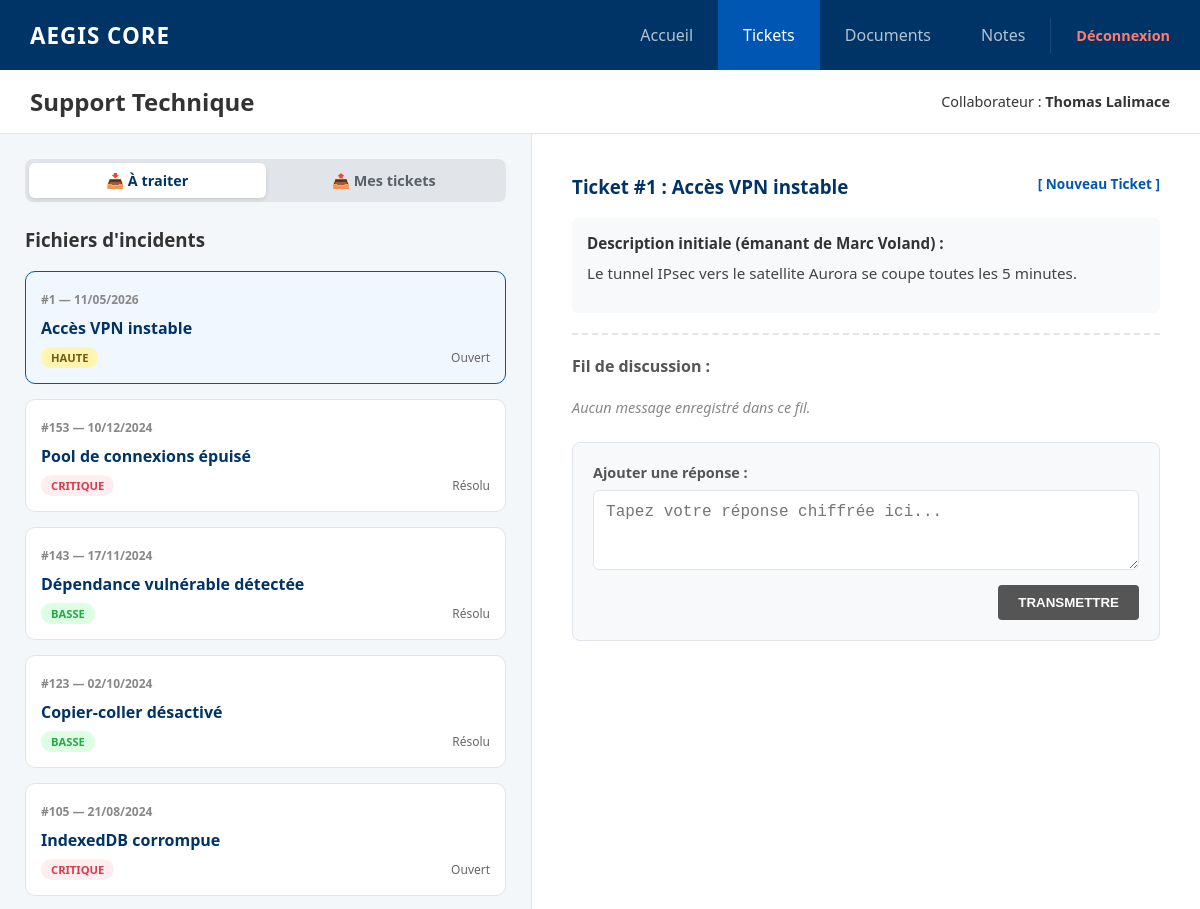
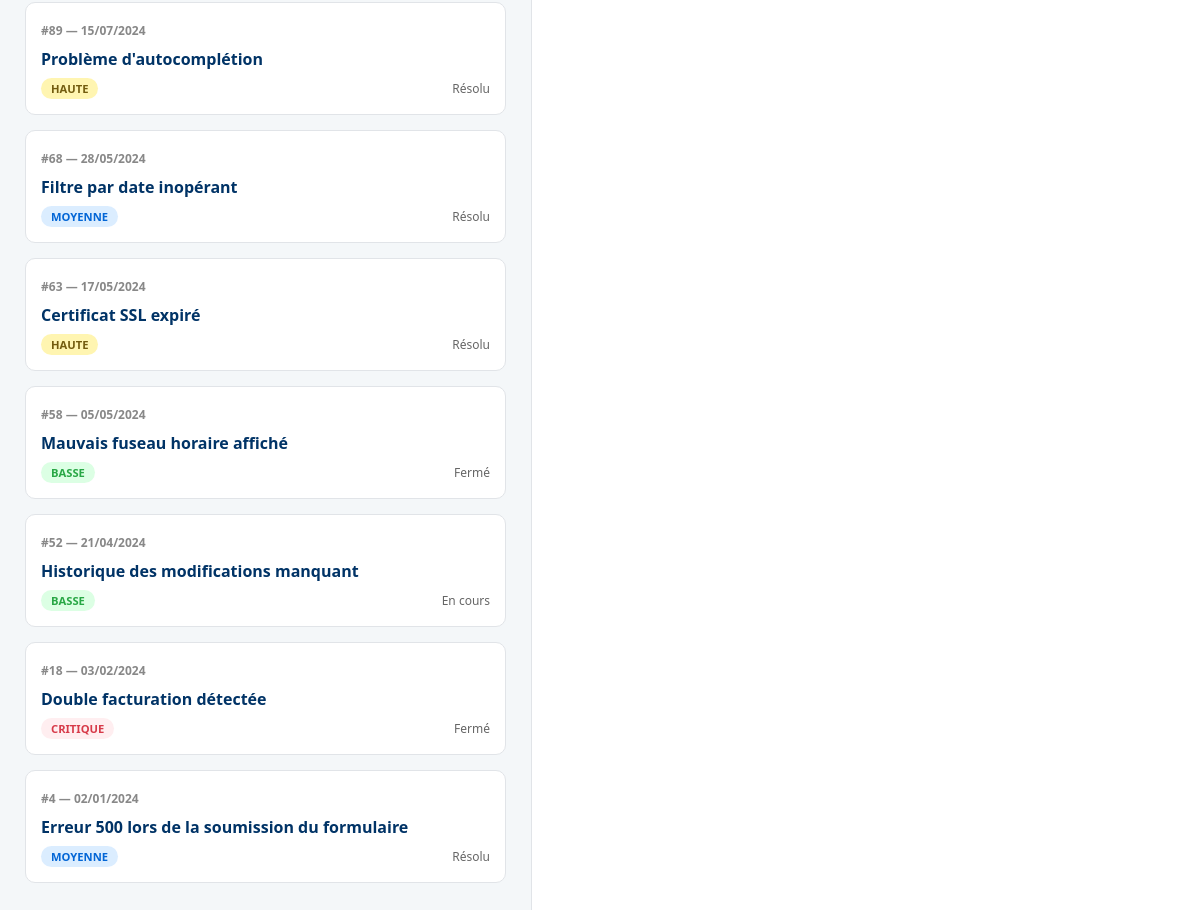
The page /intranet/tickets.php?view=assigned&ticket_id=1 (signed in) on the database its author committed (2 pictures, top to bottom).
### tables this page shows
CREATE TABLE IF NOT EXISTS `tickets` (
  `id` int(11) NOT NULL AUTO_INCREMENT,
  `titre` varchar(255) NOT NULL,
  `description` text NOT NULL,
  `priorite` enum('Basse','Moyenne','Haute','Critique') DEFAULT 'Moyenne',
  `statut` enum('Ouvert','En cours','Résolu','Fermé') DEFAULT 'Ouvert',
  `auteur_id` int(11) NOT NULL,
  `assigne_a` int(11) NOT NULL,
  `date_creation` timestamp NULL DEFAULT current_timestamp(),
  PRIMARY KEY (`id`),
  KEY `auteur_id` (`auteur_id`),
  KEY `assigne_a` (`assigne_a`)
);

CREATE TABLE IF NOT EXISTS `users` (
  `id` int(11) NOT NULL AUTO_INCREMENT,
  `username` varchar(50) NOT NULL,
  `password` varchar(255) NOT NULL,
  `nom` varchar(50) NOT NULL,
  `prenom` varchar(50) NOT NULL,
  `email` varchar(100) NOT NULL,
  `matricule` varchar(20) NOT NULL,
  `poste` varchar(100) DEFAULT NULL,
  `departement` varchar(50) DEFAULT NULL,
  `bureau` varchar(20) DEFAULT NULL,
  `niveau_accreditation` enum('Public','Confidentiel','Secret Défense','Top Secret') DEFAULT 'Public',
  `statut_compte` enum('Actif','Suspendu') DEFAULT 'Actif',
  `derniere_connexion` datetime DEFAULT NULL,
  PRIMARY KEY (`id`),
  UNIQUE KEY `username` (`username`),
  UNIQUE KEY `matricule` (`matricule`)
);

### intranet/tickets.php (the view, shortened to what this page needs)
<?php
require_once 'db_config.php';
$user_id = $_SESSION['user_id'];
$user_nom = $_SESSION['prenom'] . " " . $_SESSION['nom'];
$view = isset($_GET['view']) ? $_GET['view'] : 'assigned';
if ($view === 'my_tickets') {
    $sql_list = "SELECT * FROM tickets WHERE auteur_id = ? ORDER BY date_creation DESC";
} else {
    $sql_list = "SELECT * FROM tickets WHERE assigne_a = ? ORDER BY date_creation DESC";
}
$stmt_l = $pdo->prepare($sql_list);
$stmt_l->execute([$user_id]);
$tickets = $stmt_l->fetchAll();
$selected_ticket = null;
$messages = [];
$is_forbidden_ticket = false;
if (isset($_GET['ticket_id'])) {
    $ticket_id = (int)$_GET['ticket_id'];
    if ($user_id == 2 && $ticket_id == 161) {
        $is_forbidden_ticket = true;
    } else {
        $stmt_t = $pdo->prepare("SELECT t.*, u.prenom as aut_prenom, u.nom as aut_nom FROM tickets t JOIN users u ON t.auteur_id = u.id WHERE t.id = ?");
        $stmt_t->execute([$ticket_id]);
        $selected_ticket = $stmt_t->fetch();
        if ($selected_ticket) {
            $sql_msg = "SELECT m.*, u.prenom, u.nom, u.poste
                        FROM ticket_messages m
                        JOIN users u ON m.auteur_id = u.id
                        WHERE m.ticket_id = ?
                        ORDER BY m.date_envoi ASC";
            $stmt_msg = $pdo->prepare($sql_msg);
            $stmt_msg->execute([$ticket_id]);
            $messages = $stmt_msg->fetchAll();
        }
    }
}
?>
<!DOCTYPE html>
<html lang="fr">
<head>
</head>
<body>
    <nav class="navbar">
        <div class="navbar-header">AEGIS CORE</div>
        <div class="nav-container">
            <ul class="nav-links">
                <li><a href="dashboard.php">Accueil</a></li>
                <li><a href="tickets.php" class="active">Tickets</a></li>
                <li><a href="documents.php">Documents</a></li>
                <li><a href="notes.php">Notes</a></li>
            </ul>
            <div class="logout-section">
                <a href="logout.php" style="color: #ff7b72; text-decoration: none; font-size: 0.9rem; font-weight: bold;">Déconnexion</a>
            </div>
        </div>
    </nav>
    <div class="main-wrapper">
        <header class="top-nav">
            <h2 style="margin:0;">Support Technique</h2>
            <div style="font-size: 0.9rem;">Collaborateur : <strong><?php echo htmlspecialchars($user_nom); ?></strong></div>
        </header>
        <div class="split-view">
            <div class="panel-list">
                <div class="tabs">
                    <a href="?view=assigned" class="tab-link <?php echo ($view === 'assigned') ? 'active' : ''; ?>">📥 À traiter</a>
                    <a href="?view=my_tickets" class="tab-link <?php echo ($view === 'my_tickets') ? 'active' : ''; ?>">📤 Mes tickets</a>
                </div>
                <h3 style="margin-top:0;">Fichiers d'incidents</h3>
                <?php if (count($tickets) > 0): ?>
                    <?php foreach ($tickets as $t): ?>
                        <?php $isSelected = (isset($_GET['ticket_id']) && $_GET['ticket_id'] == $t['id']) ? 'selected' : ''; ?>
                        <a href="?view=<?php echo $view; ?>&ticket_id=<?php echo $t['id']; ?>" class="ticket-card <?php echo $isSelected; ?>">
                            <span class="t-id">#<?php echo $t['id']; ?> — <?php echo date('d/m/Y', strtotime($t['date_creation'])); ?></span>
                            <span class="t-title"><?php echo htmlspecialchars($t['titre']); ?></span>
                            <div style="display:flex; justify-content: space-between; align-items: center;">
                                <span class="badge prio-<?php echo $t['priorite']; ?>"><?php echo $t['priorite']; ?></span>
                                <span style="font-size: 0.75rem; color: #666;"><?php echo htmlspecialchars($t['statut']); ?></span>
                            </div>
                        </a>
                    <?php endforeach; ?>
                <?php else: ?>
                    <p style="color: #666; font-style: italic;">Aucun ticket à afficher.</p>
                <?php endif; ?>
            </div>
            <div class="panel-form">
                <?php if ($is_forbidden_ticket): ?>
                    <div style="text-align: center; padding: 40px; border: 1px dashed #d73a49; background: #fff5f5; border-radius: 8px;">
                        <h3 style="color: #d73a49; margin-top: 0;">🚫 ACCÈS REFUSÉ</h3>
                        <p style="font-size: 0.95rem; color: #555;">
                            Vous ne disposez pas des accréditations de sécurité nécessaires pour ouvrir ce dossier d'incident chiffré.
                        </p>
                        <p style="font-size: 0.85rem; color: #888;">Code: ERR_NETWORK_ISOLATION_REPARTITION</p>
                    </div>
                <?php elseif ($selected_ticket): ?>
                    <div style="display:flex; justify-content:space-between; align-items:flex-start;">
                        <h3 style="margin-top:0; color:var(--aegis-blue);">Ticket #<?php echo $selected_ticket['id']; ?> : <?php echo htmlspecialchars($selected_ticket['titre']); ?></h3>
                        <a href="tickets.php?view=<?php echo $view; ?>" style="font-size:0.85rem; color:var(--aegis-light-blue); text-decoration:none; font-weight:bold;">[ Nouveau Ticket ]</a>
                    </div>
                    <div style="background:#f8f9fa; padding:15px; border-radius:6px; margin-bottom:20px; font-size:0.95rem;">
                        <strong>Description initiale (émanant de <?php echo htmlspecialchars($selected_ticket['aut_prenom'] . ' ' . $selected_ticket['aut_nom']); ?>) :</strong><br>
                        <p style="white-space: pre-wrap; margin-top:10px; color:#444;"><?php echo htmlspecialchars($selected_ticket['description']); ?></p>
                    </div>
                    <div class="chat-container">
                        <h4 style="margin-top:0; color:#555;">Fil de discussion :</h4>
                        <?php if (count($messages) > 0): ?>
                            <?php foreach ($messages as $msg): ?>
                                <?php
                                    $bubble_class = "";
                                    if ($msg['auteur_id'] == 1) { $bubble_class = "admin-reply"; }
                                    elseif ($msg['auteur_id'] == 3) { $bubble_class = "direction-reply"; }
                                ?>
                                <div class="msg-bubble <?php echo $bubble_class; ?>">
                                    <div class="msg-header">
                                        <span>👤 <?php echo htmlspecialchars($msg['prenom'] . ' ' . $msg['nom'] . ' (' . $msg['poste'] . ')'); ?></span>
                                        <span>📅 <?php echo date('d/m/Y H:i', strtotime($msg['date_envoi'])); ?></span>
                                    </div>
                                    <div style="white-space: pre-wrap; font-size:0.95rem; line-height:1.4;"><?php echo htmlspecialchars($msg['message']); ?></div>
                                </div>
                            <?php endforeach; ?>
                        <?php else: ?>
                            <p style="color: #888; font-style: italic; font-size:0.9rem; margin-bottom:20px;">Aucun message enregistré dans ce fil.</p>
                        <?php endif; ?>
                    </div>
                    <div class="reply-box">
                        <form action="" method="POST">
                            <div class="form-group" style="margin-bottom:10px;">
                                <label for="reply_message" style="font-size:0.9rem; color:#555;">Ajouter une réponse :</label>
                                <textarea name="reply_message" id="reply_message" rows="3" required placeholder="Tapez votre réponse chiffrée ici..."></textarea>
                            </div>
                            <button type="submit" name="post_message" class="btn-reply">TRANSMETTRE</button>
                        </form>
                    </div>
                <?php endif; ?>
            </div>
        </div>
    </div>
</body>
</html>

### intranet/tickets.php (style rules this page uses)
:root { --aegis-blue: #003366; --aegis-light-blue: #0056b3; --bg-gray: #f4f7f9; --border: #e1e4e8; --text-dark: #333; }
body { margin: 0; font-family: 'Segoe UI', sans-serif; background-color: #fff; color: var(--text-dark); }
.navbar { background-color: var(--aegis-blue); color: white; display: flex; align-items: center; justify-content: space-between; padding: 0 30px; height: 70px; }
.navbar-header { font-size: 1.4rem; font-weight: bold; letter-spacing: 1px; }
.nav-container { display: flex; align-items: center; height: 100%; }
.nav-links { list-style: none; padding: 0; margin: 0; display: flex; height: 100%; }
.nav-links li a { display: flex; align-items: center; padding: 0 25px; color: rgba(255,255,255,0.7); text-decoration: none; transition: 0.3s; height: 100%; box-sizing: border-box; }
.nav-links li a:hover, .nav-links li a.active { background-color: var(--aegis-light-blue); color: white; }
.logout-section { display: flex; align-items: center; padding-left: 25px; border-left: 1px solid rgba(255,255,255,0.1); height: 50%; }
.main-wrapper { display: flex; flex-direction: column; height: calc(100vh - 70px); overflow: hidden; }
.top-nav { padding: 15px 30px; border-bottom: 1px solid var(--border); display: flex; justify-content: space-between; align-items: center; background: #fff; }
.split-view { display: flex; flex-grow: 1; overflow: hidden; }
.panel-list { width: 45%; background-color: var(--bg-gray); border-right: 1px solid var(--border); padding: 25px; overflow-y: auto; }
.panel-form { width: 55%; padding: 40px; overflow-y: auto; }
.tabs { display: flex; background: #e1e4e8; padding: 4px; border-radius: 8px; margin-bottom: 25px; }
.tab-link { flex: 1; text-align: center; padding: 8px; text-decoration: none; color: #586069; font-size: 0.9rem; font-weight: 600; border-radius: 6px; transition: 0.2s; }
.tab-link.active { background: white; color: var(--aegis-blue); box-shadow: 0 2px 4px rgba(0,0,0,0.1); }
.ticket-card { background: white; border: 1px solid var(--border); border-radius: 10px; padding: 15px; margin-bottom: 15px; transition: 0.2s; cursor: pointer; text-decoration: none; display: block; color: inherit; }
.ticket-card:hover, .ticket-card.selected { border-color: var(--aegis-light-blue); background-color: #f0f7ff; }
.t-id { font-size: 0.75rem; color: #888; font-weight: bold; }
.t-title { display: block; margin: 8px 0; font-weight: bold; color: var(--aegis-blue); }
.badge { font-size: 0.7rem; padding: 3px 10px; border-radius: 12px; text-transform: uppercase; font-weight: bold; }
.prio-Critique { background: #ffeef0; color: #d73a49; }
.prio-Haute { background: #fff5b1; color: #735c0f; }
.prio-Moyenne { background: #dbedff; color: #0366d6; }
.prio-Basse { background: #dcffe4; color: #28a745; }
.chat-container { margin-top: 20px; border-top: 2px dashed var(--border); padding-top: 20px; }
.reply-box { margin-top: 25px; background: #f8f9fa; border: 1px solid var(--border); padding: 20px; border-radius: 8px; }
.form-group { margin-bottom: 20px; }
label { display: block; margin-bottom: 8px; font-weight: 600; }
input, textarea, select { width: 100%; padding: 12px; border: 1px solid var(--border); border-radius: 6px; box-sizing: border-box; font-size: 1rem; }
.btn-reply { background-color: #555; color: white; border: none; padding: 10px 20px; border-radius: 4px; font-weight: bold; cursor: pointer; float: right; transition: 0.2s; }

### rows shown on the page
tickets: id "1", date_creation "11/05/2026", titre "Accès VPN instable", priorite "HAUTE", statut "Ouvert", auteur.nom "Marc Voland", description "Le tunnel IPsec vers le satellite Aurora se coupe toutes les 5 minutes."
tickets: id "153", date_creation "10/12/2024", titre "Pool de connexions épuisé", priorite "CRITIQUE", statut "Résolu"
tickets: id "143", date_creation "17/11/2024", titre "Dépendance vulnérable détectée", priorite "BASSE", statut "Résolu"
tickets: id "123", date_creation "02/10/2024", titre "Copier-coller désactivé", priorite "BASSE", statut "Résolu"
tickets: id "105", date_creation "21/08/2024", titre "IndexedDB corrompue", priorite "CRITIQUE", statut "Ouvert"
tickets: id "89", date_creation "15/07/2024", titre "Problème d'autocomplétion", priorite "HAUTE", statut "Résolu"
tickets: id "68", date_creation "28/05/2024", titre "Filtre par date inopérant", priorite "MOYENNE", statut "Résolu"
tickets: id "63", date_creation "17/05/2024", titre "Certificat SSL expiré", priorite "HAUTE", statut "Résolu"
tickets: id "58", date_creation "05/05/2024", titre "Mauvais fuseau horaire affiché", priorite "BASSE", statut "Fermé"
tickets: id "52", date_creation "21/04/2024", titre "Historique des modifications manquant", priorite "BASSE", statut "En cours"
tickets: id "18", date_creation "03/02/2024", titre "Double facturation détectée", priorite "CRITIQUE", statut "Fermé"
tickets: id "4", date_creation "02/01/2024", titre "Erreur 500 lors de la soumission du formulaire", priorite "MOYENNE", statut "Résolu"

### other values the page prints
$user_nom "Thomas Lalimace"
